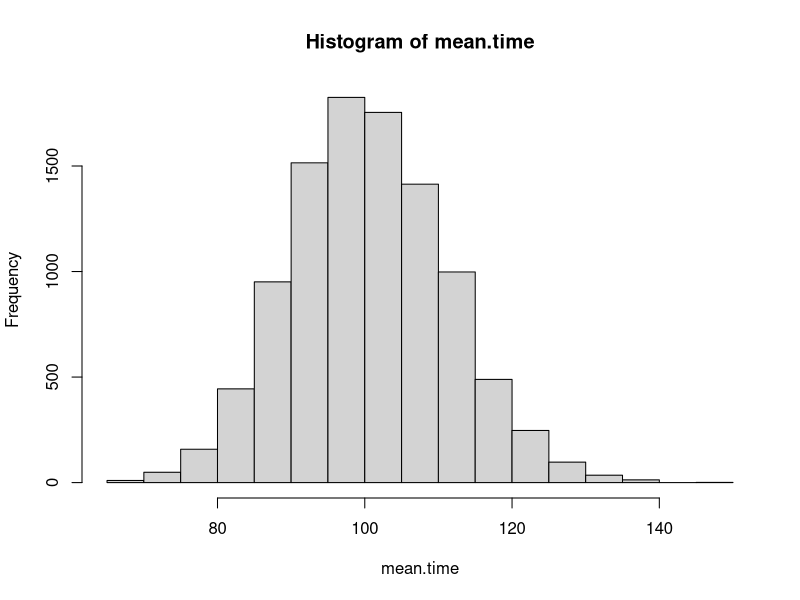

Here is the R script that generated this plot:
gamma = 1/100

P.test = 1-exp(-gamma)

# plot(gamma, P.test)

time = 1000
samples = 10000
E.vec = sample(75:100, samples, replace = T)
E.vec.out = matrix(0, nrow = samples, ncol = time+1,)
E.vec.out[,1] = E.vec

E.out = matrix(0, nrow = samples, ncol = time)

for(i in 1:time){
  for(j in 1:length(E.vec)){
  E.out[j,i] = rbinom(1, E.vec[j], P.test)
  
  E.vec[j] = E.vec[j] - E.out[j,i]
  }
  E.vec.out[,i+1] = E.vec
}

out.prop = matrix(0, nrow = samples, ncol = time)
w.prop = matrix(0, nrow = samples, ncol = time)

for(k in 1:time){
out.prop[,k] = E.out[,k]/E.vec.out[,1]
w.prop[,k] = out.prop[,k]*k
}

mean.time = rowSums(w.prop)

hist(mean.time)
mean(mean.time)